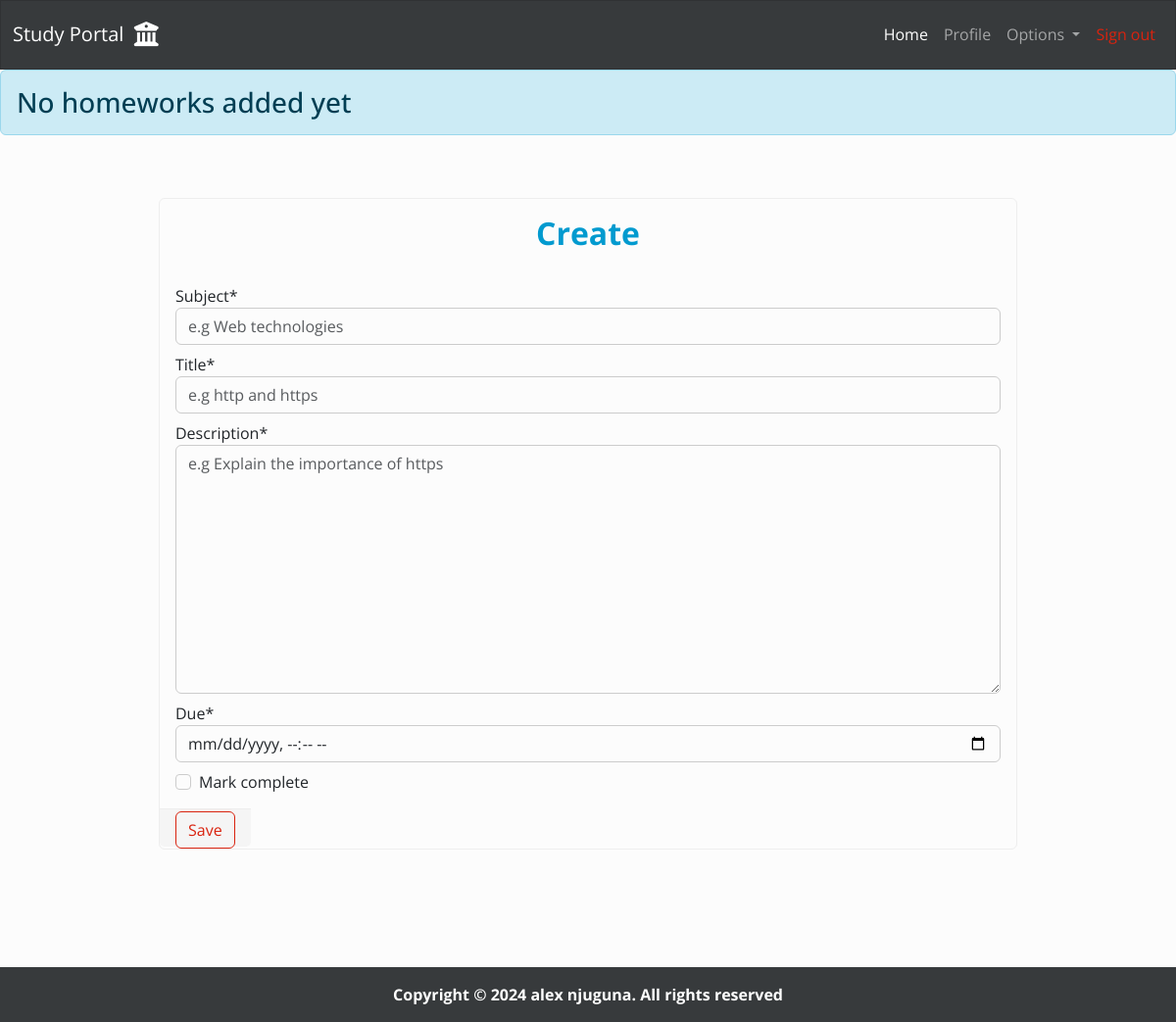
Page /homework/ (signed in) on the earlier database version.
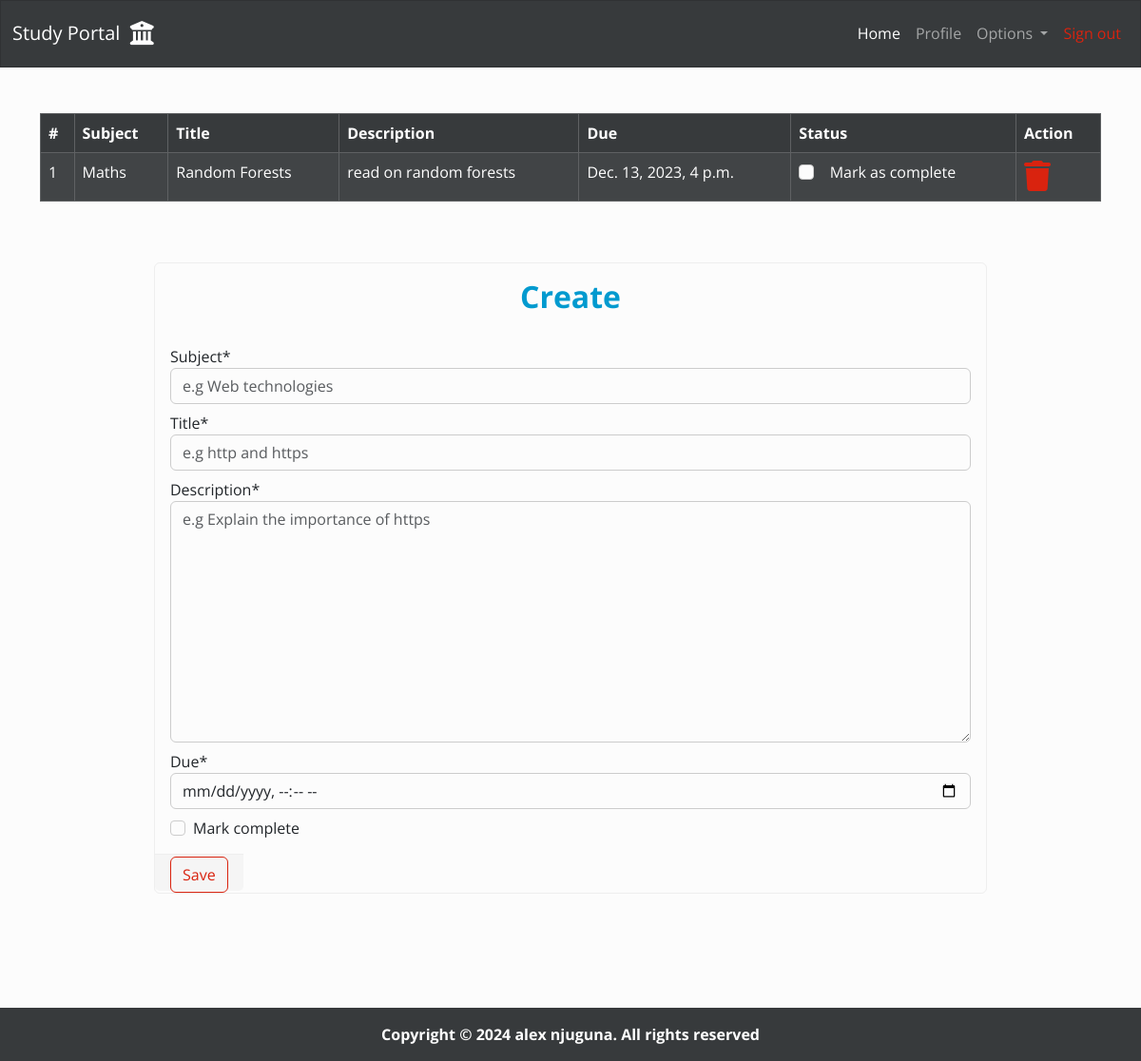
Same page on the later database version.
### homework/models.py (models this page shows, shortened)
class Homework(models.Model):
    user = models .ForeignKey(User, on_delete=models.CASCADE)
    subject = models.CharField(max_length=50)
    title = models.CharField(max_length=100)
    description = models.TextField()
    due = models.DateTimeField()
    is_finished = models.BooleanField(default=False)

### homework/views.py (the view)
# urls.py: path("", views.home, name="home"),
@login_required
def home(request):
    if request.method == "POST":
        form = AddHomeworkForm(request.POST)
        if form.is_valid():
            user = request.user
            subject = form.cleaned_data.get("subject")
            title = form.cleaned_data.get("title")
            description = form.cleaned_data.get("description")
            due = form.cleaned_data.get("due")
            finished = form.cleaned_data.get("is_finished")
            homework = Homework(user=user, subject=subject, title=title,
                                description=description, due=due, is_finished=finished)
            homework.save()
            messages.success(request, f"Homework: {title.upper()} added successfully")
            return redirect("homework:home")
    else:
        form = AddHomeworkForm()
    homeworks = Homework.objects.filter(user=request.user)
    return render(request, "homework/home.html", {
        "title": "homework",
        "homeworks": homeworks,
        "form": form
    })

### homework/forms.py
class AddHomeworkForm(forms.ModelForm):
    class Meta:
        model = Homework
        fields = ["subject", "title", "description", "due", "is_finished"]
        labels={
            "is_finished": "Mark complete"
        }
        widgets = {
            "subject": forms.TextInput(attrs={
                "class": "form-control mb-2",
                "placeholder": "e.g Web technologies"
            }),
            "title": forms.TextInput(attrs={
                "class": "form-control mb-2",
                "placeholder": "e.g http and https"
            }),
            "description": forms.Textarea(attrs={
                "class": "form-control mb-2",
                "placeholder": "e.g Explain the importance of https"
            }),
            "due": forms.DateTimeInput(attrs={
                "class": "form-control mb-2",
                "type": "datetime-local"
            }),
            "is_finished": forms.CheckboxInput(attrs={
                "class": "mt-1"
            }),
        }

### homework/templates/homework/home.html (shortened to what this page needs)
{% extends 'dashboard/base.html' %}
{% load crispy_forms_tags %}
{% block content %}
    {% if homeworks %}
        <div class="container-md mt-5">
            <div class="table-responsive">
                <table class="table  table-striped table-bordered table-hover table-dark">
                    <thead>
                        <tr class="text-capitalize">
                            <th>#</th>
                            <th>subject</th>
                            <th>title</th>
                            <th>description</th>
                            <th>due</th>
                            <th>status</th>
                            <th>action</th>
                        </tr>
                    </thead>
                    <tbody>
                        {% for homework in homeworks %}
                        <tr>
                            <td>{{ forloop.counter }}</td>
                            <td class="text-capitalize">{{ homework.subject }}</td>
                            <td class="text-capitalize">{{ homework.title }}</td>
                            <td>{{ homework.description }}</td>
                            <td>{{ homework.due }}</td>
                            <td>
                                <a class="text-decoration-none" href="{% url 'homework:update_homework' homework.id %}">
                                    <div class="form-check">
                                        {% if homework.is_finished == True %}
                                        <input type="checkbox" class="form-check-input" checked>
                                        {% else %}
                                        <input type="checkbox" class="form-check-input">
                                        {% endif %}
                                        <label class="text-light" for="status">Mark as complete</label>
                                    </div>
                                </a>
                            </td>
                            <td class="text-danger">
                                <a class="text-decoration-none" href="{% url 'homework:delete_homework' homework.id %}">
                                    <i class="fa-solid fa-trash fa-2x"></i>
                                </a>
                            </td>
                        </tr>
                        {% endfor %}
                    </tbody>
                </table>
            </div>
        </div>
    {% else %}
        <h3 class="alert alert-info">No homeworks added yet</h3>
    {% endif %}
    <div class="container-sm mt-5 w-75" style="margin-bottom: 120px;">
        <div class="card">
            <fieldset>
                <legend class="card-title text-center text-info mt-3">
                    <h2 class="fw-bold fs-2">Create</h2>
                </legend>
            </fieldset>
            <form class="form-group" action="" method="post" autocomplete="off">
                <fieldset class="card-body">
                    {{ form|crispy }}
                </fieldset>
                <fieldest class="card-footer mt-auto">
                    <button class="btn btn-outline-primary text-center" type="submit">
                        Save
                    </button>
                </fieldest>
            </form>
        </div>
    </div>
{% endblock content %}

Differences in the rows shown:
added Homework: subject "Maths", title "Random Forests", description "read on random forests", due "Dec. 13, 2023, 4 p.m."
Other differences:
text no longer shown: "No homeworks added yet"
text now shown: "# Subject Title Description Due Status Action"
